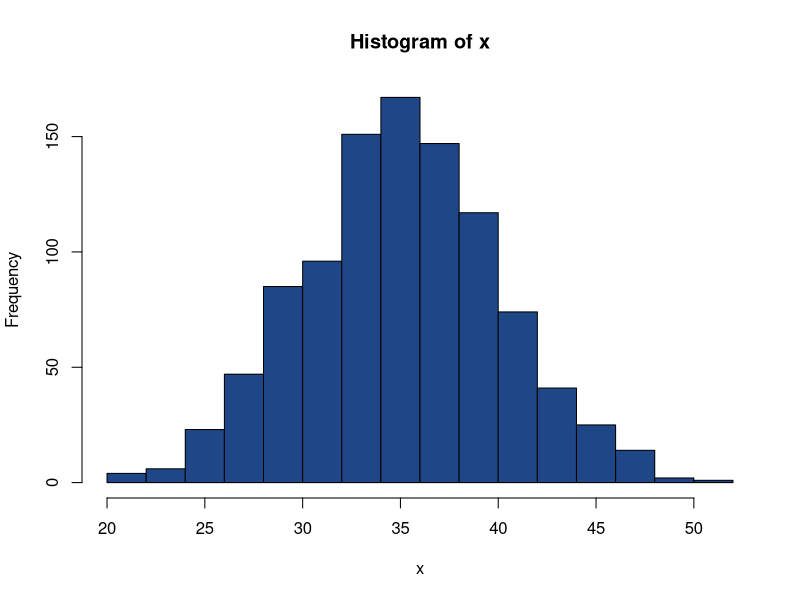

Recreate this plot in R.
## ---- chunk 1

library(lobstr)
x <- c(1, 2, 3)
obj_addr(x)
#> 0x8d526b868
## ---- chunk 2

# Creates another binding to the same object
y <- x
obj_addr(y)
#> 0x8d526b868
## ---- chunk 3

y[[3]] <- 4
obj_addr(y)
#> 0x8d56e6968
## ---- chunk 4
y <- x
tracemem(x)
#> [1] "<0x8d526b868>"
y[[3]] <- 4
#> [1] "tracemem[0x8d526b868 -> 0x8d56e6968]:"
untracemem(x)
## ---- chunk 5

f <- function(a) {
  a
}

tracemem(x)
#> "<0xb82219c28>"

z <- f(x)

untracemem(x)
## ---- chunk 6
obj_addr(x)
#> [1] 0xb82219c28

obj_addr(z)
#> [1] 0xb82219c28
## ---- chunk 7

l1 <- list(1, 2, 3)
## ---- chunk 8

l2 <- l1
## ---- chunk 9

l2[[3]] <- 4
## ---- chunk 10

ref(l1, l2)

#> █ [1:0xb7b9c0c38] <list>
#> ├─[2:0xb7965c2e0] <dbl>
#> ├─[3:0xb7965c2a8] <dbl>
#> └─[4:0xb7965c270] <dbl>

#> █ [5:0xb7b99caf8] <list>
#> ├─[2:0xb7965c2e0]
#> ├─[3:0xb7965c2a8]
#> └─[6:0xb796a54d0] <dbl>
## ---- chunk 11

d1 <- data.frame(x = c(1, 5, 6), y = c(2, 4, 3))
## ---- chunk 12

d2 <- d1
d2[, 2] <- d2[, 2] * 2
## ---- chunk 13

d3 <- d1
d3[1, ] <- d3[1, ] * 3
## ---- chunk 14

x <- c("a", "a", "abc", "d")
ref(x, character = TRUE)

#> █ [1:0xb81432af8] <chr>
#> ├─[2:0xb86933428] <string: "a">
#> ├─[2:0xb86933428]
#> ├─[3:0xb784853b8] <string: "abc">
#> └─[4:0xb86b28040] <string: "d">
## ---- chunk 15
set.seed(123)
x <- rnorm(1000, mean = 35, sd = 5)
y <- list(x, x, x)

obj_size(x)
#> 8.05 kB

obj_size(y)
#> 8.13 kB
## ---- chunk 16
#| echo: false
#| eval: true
set.seed(123)
x <- rnorm(1000, mean = 35, sd = 5)
hist(x, breaks = 20, col = "#1f4788")
## ---- chunk 17

obj_size(list(NULL, NULL, NULL)) + obj_size(x)
#> 8.13 kB
## ---- chunk 18

fruits <- c("apple", "apple", "apple")

# Repeating Apple 3 Times
obj_size(fruits)
#> 136 B

# Repeating Apple 30 Times
obj_size(rep(fruits, 10))
#> 344 B

# Repeating Apple 75 Times
obj_size(rep(fruits, 25))
#> 704 B
## ---- chunk 19

fruits <- c("apple", "apple", "apple")
vegetables <- c("broccoli", "broccoli", "broccoli")
fruits_or_vegetables <- c("apple", "broccoli", "apple")

obj_size(fruits, vegetables)
#> 280 B
obj_size(fruits) + obj_size(vegetables)
#> 280 B
obj_size(fruits, fruits_or_vegetables)
#> 280 B
obj_size(fruits) + obj_size(fruits_or_vegetables)
#> 336 B
## ---- chunk 20

print(1:10)
#> [1] 1 2 3 4 5 6 7 8 9 10
## ---- chunk 21

obj_size(1:10)
#> 680 B
obj_size(1:1000)
#> 680 B
obj_size(1:1000000)
#> 680 B
## ---- chunk 22

e1 <- rlang::env(a = 1, b = 2, c = 3)
e2 <- e1

# e2$c changes with the modification of e1$c
e1$c <- 4

print(e2$c)
#> [1] 4
## ---- chunk 23
# [1] Assigns x to numeric object
x <- 1:3

# [2] Reassigns x to new numeric object
x <- 2:4

# [3] Unbinds x from numeric objects
rm(x)
